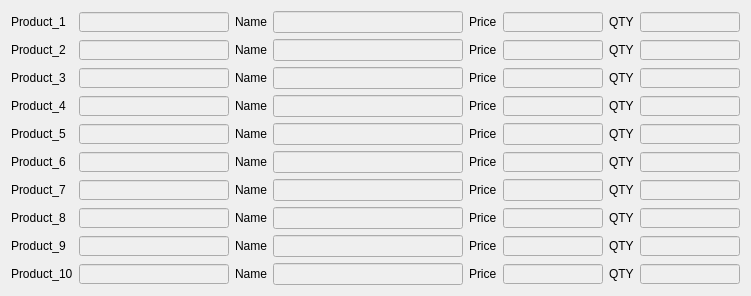
  <widget class="QWidget" name="gridLayoutWidget_3">
   <property name="geometry">
    <rect>
     <x>600</x>
     <y>220</y>
     <width>751</width>
     <height>276</height>
    </rect>
   </property>
   <layout class="QGridLayout" name="gridLayout_3">
    <item row="2" column="2">
     <widget class="QLabel" name="label_32">
      <property name="text">
       <string>Name</string>
      </property>
     </widget>
    </item>
    <item row="1" column="0">
     <widget class="QLabel" name="label_11">
      <property name="text">
       <string>Product_2</string>
      </property>
     </widget>
    </item>
    <item row="8" column="7">
     <widget class="QLineEdit" name="p9c">
      <property name="enabled">
       <bool>false</bool>
      </property>
      <property name="maximumSize">
       <size>
        <width>100</width>
        <height>20</height>
       </size>
      </property>
     </widget>
    </item>
    <item row="9" column="0">
     <widget class="QLabel" name="label_19">
      <property name="text">
       <string>Product_10</string>
      </property>
     </widget>
    </item>
    <item row="1" column="1">
     <widget class="QLineEdit" name="p2">
      <property name="enabled">
       <bool>false</bool>
      </property>
      <property name="maximumSize">
       <size>
        <width>150</width>
        <height>20</height>
       </size>
      </property>
     </widget>
    </item>
    <item row="0" column="1">
     <widget class="QLineEdit" name="p1">
      <property name="enabled">
       <bool>false</bool>
      </property>
      <property name="maximumSize">
       <size>
        <width>150</width>
        <height>20</height>
       </size>
      </property>
     </widget>
    </item>
    <item row="0" column="6">
     <widget class="QLabel" name="label_43">
      <property name="text">
       <string>QTY</string>
      </property>
     </widget>
    </item>
    <item row="9" column="5" alignment="Qt::AlignRight">
     <widget class="QLineEdit" name="p10p">
      <property name="enabled">
       <bool>false</bool>
      </property>
      <property name="maximumSize">
       <size>
        <width>100</width>
        <height>20</height>
       </size>
      </property>
     </widget>
    </item>
    <item row="0" column="0">
     <widget class="QLabel" name="label_10">
      <property name="text">
       <string>Product_1</string>
      </property>
     </widget>
    </item>
    <item row="4" column="3">
     <widget class="QLineEdit" name="p5m">
      <property name="enabled">
       <bool>false</bool>
      </property>
     </widget>
    </item>
    <item row="8" column="2">
     <widget class="QLabel" name="label_29">
      <property name="text">
       <string>Name</string>
      </property>
     </widget>
    </item>
    <item row="2" column="5" alignment="Qt::AlignRight">
     <widget class="QLineEdit" name="p3p">
      <property name="enabled">
       <bool>false</bool>
      </property>
      <property name="maximumSize">
       <size>
        <width>100</width>
        <height>20</height>
       </size>
      </property>
     </widget>
    </item>
    <item row="5" column="6">
     <widget class="QLabel" name="label_48">
      <property name="text">
       <string>QTY</string>
      </property>
     </widget>
    </item>
    <item row="2" column="0">
     <widget class="QLabel" name="label_12">
      <property name="text">
       <string>Product_3</string>
      </property>
     </widget>
    </item>
    <item row="2" column="4">
     <widget class="QLabel" name="label_9">
      <property name="text">
       <string>Price</string>
      </property>
     </widget>
    </item>
    <item row="1" column="2">
     <widget class="QLabel" name="label_31">
      <property name="text">
       <string>Name</string>
      </property>
     </widget>
    </item>
    <item row="5" column="1">
     <widget class="QLineEdit" name="p6">
      <property name="enabled">
       <bool>false</bool>
      </property>
      <property name="maximumSize">
       <size>
        <width>150</width>
        <height>20</height>
       </size>
      </property>
     </widget>
    </item>
    <item row="2" column="7" alignment="Qt::AlignRight">
     <widget class="QLineEdit" name="p3c">
      <property name="enabled">
       <bool>false</bool>
      </property>
      <property name="maximumSize">
       <size>
        <width>100</width>
        <height>20</height>
       </size>
      </property>
     </widget>
    </item>
    <item row="6" column="3">
     <widget class="QLineEdit" name="p7m">
      <property name="enabled">
       <bool>false</bool>
      </property>
     </widget>
    </item>
    <item row="5" column="0">
     <widget class="QLabel" name="label_15">
      <property name="text">
       <string>Product_6</string>
      </property>
     </widget>
    </item>
    <item row="7" column="6">
     <widget class="QLabel" name="label_50">
      <property name="text">
       <string>QTY</string>
      </property>
     </widget>
    </item>
    <item row="6" column="7" alignment="Qt::AlignRight">
     <widget class="QLineEdit" name="p7c">
      <property name="enabled">
       <bool>false</bool>
      </property>
      <property name="maximumSize">
       <size>
        <width>100</width>
        <height>20</height>
       </size>
      </property>
     </widget>
    </item>
    <item row="5" column="3">
     <widget class="QLineEdit" name="p6m">
      <property name="enabled">
       <bool>false</bool>
      </property>
     </widget>
    </item>
    <item row="2" column="3">
     <widget class="QLineEdit" name="p3m">
      <property name="enabled">
       <bool>false</bool>
      </property>
     </widget>
    </item>
    <item row="5" column="4">
     <widget class="QLabel" name="label_38">
      <property name="text">
       <string>Price</string>
      </property>
     </widget>
    </item>
    <item row="0" column="7" alignment="Qt::AlignRight">
     <widget class="QLineEdit" name="p1c">
      <property name="enabled">
       <bool>false</bool>
      </property>
      <property name="maximumSize">
       <size>
        <width>100</width>
        <height>20</height>
       </size>
      </property>
     </widget>
    </item>
    <item row="9" column="4">
     <widget class="QLabel" name="label_42">
      <property name="text">
       <string>Price</string>
      </property>
     </widget>
    </item>
    <item row="2" column="6">
     <widget class="QLabel" name="label_45">
      <property name="text">
       <string>QTY</string>
      </property>
     </widget>
    </item>
    <item row="1" column="3">
     <widget class="QLineEdit" name="p2m">
      <property name="enabled">
       <bool>false</bool>
      </property>
     </widget>
    </item>
    <item row="8" column="6">
     <widget class="QLabel" name="label_51">
      <property name="text">
       <string>QTY</string>
      </property>
     </widget>
    </item>
    <item row="1" column="6">
     <widget class="QLabel" name="label_44">
      <property name="text">
       <string>QTY</string>
      </property>
     </widget>
    </item>
    <item row="3" column="7" alignment="Qt::AlignRight">
     <widget class="QLineEdit" name="p4c">
      <property name="enabled">
       <bool>false</bool>
      </property>
      <property name="maximumSize">
       <size>
        <width>100</width>
        <height>20</height>
       </size>
      </property>
     </widget>
    </item>
    <item row="4" column="6">
     <widget class="QLabel" name="label_47">
      <property name="text">
       <string>QTY</string>
      </property>
     </widget>
    </item>
    <item row="1" column="4">
     <widget class="QLabel" name="label_13">
      <property name="text">
       <string>Price</string>
      </property>
     </widget>
    </item>
    <item row="4" column="7" alignment="Qt::AlignRight">
     <widget class="QLineEdit" name="p5c">
      <property name="enabled">
       <bool>false</bool>
      </property>
      <property name="maximumSize">
       <size>
        <width>100</width>
        <height>20</height>
       </size>
      </property>
     </widget>
    </item>
    <item row="8" column="1">
     <widget class="QLineEdit" name="p9">
      <property name="enabled">
       <bool>false</bool>
      </property>
      <property name="maximumSize">
       <size>
        <width>150</width>
        <height>20</height>
       </size>
      </property>
     </widget>
    </item>
    <item row="4" column="5" alignment="Qt::AlignRight">
     <widget class="QLineEdit" name="p5p">
      <property name="enabled">
       <bool>false</bool>
      </property>
      <property name="maximumSize">
       <size>
        <width>100</width>
        <height>200</height>
       </size>
      </property>
     </widget>
    </item>
    <item row="7" column="0">
     <widget class="QLabel" name="label_17">
      <property name="text">
       <string>Product_8</string>
      </property>
     </widget>
    </item>
    <item row="7" column="3">
     <widget class="QLineEdit" name="p8m">
      <property name="enabled">
       <bool>false</bool>
      </property>
     </widget>
    </item>
    <item row="7" column="1">
     <widget class="QLineEdit" name="p8">
      <property name="enabled">
       <bool>false</bool>
      </property>
      <property name="maximumSize">
       <size>
        <width>150</width>
        <height>20</height>
       </size>
      </property>
     </widget>
    </item>
    <item row="6" column="6">
     <widget class="QLabel" name="label_49">
      <property name="text">
       <string>QTY</string>
      </property>
     </widget>
    </item>
    <item row="7" column="5" alignment="Qt::AlignRight">
     <widget class="QLineEdit" name="p8p">
      <property name="enabled">
       <bool>false</bool>
      </property>
      <property name="maximumSize">
       <size>
        <width>100</width>
        <height>20</height>
       </size>
      </property>
     </widget>
    </item>
    <item row="6" column="5" alignment="Qt::AlignRight">
     <widget class="QLineEdit" name="p7p">
      <property name="enabled">
       <bool>false</bool>
      </property>
      <property name="maximumSize">
       <size>
        <width>100</width>
        <height>200</height>
       </size>
      </property>
     </widget>
    </item>
    <item row="6" column="4">
     <widget class="QLabel" name="label_39">
      <property name="text">
       <string>Price</string>
      </property>
     </widget>
    </item>
    <item row="7" column="7">
     <widget class="QLineEdit" name="p8c">
      <property name="enabled">
       <bool>false</bool>
      </property>
      <property name="maximumSize">
       <size>
        <width>100</width>
        <height>20</height>
       </size>
      </property>
     </widget>
    </item>
    <item row="6" column="1">
     <widget class="QLineEdit" name="p7">
      <property name="enabled">
       <bool>false</bool>
      </property>
      <property name="maximumSize">
       <size>
        <width>150</width>
        <height>20</height>
       </size>
      </property>
     </widget>
    </item>
    <item row="4" column="0">
     <widget class="QLabel" name="label_14">
      <property name="text">
       <string>Product_5</string>
      </property>
     </widget>
    </item>
    <item row="1" column="5" alignment="Qt::AlignRight">
     <widget class="QLineEdit" name="p2p">
      <property name="enabled">
       <bool>false</bool>
      </property>
      <property name="maximumSize">
       <size>
        <width>100</width>
        <height>20</height>
       </size>
      </property>
     </widget>
    </item>
    <item row="0" column="2">
     <widget class="QLabel" name="label_33">
      <property name="text">
       <string>Name</string>
      </property>
     </widget>
    </item>
    <item row="3" column="3">
     <widget class="QLineEdit" name="p4m">
      <property name="enabled">
       <bool>false</bool>
      </property>
     </widget>
    </item>
    <item row="5" column="2">
     <widget class="QLabel" name="label_36">
      <property name="text">
       <string>Name</string>
      </property>
     </widget>
    </item>
    <item row="2" column="1">
     <widget class="QLineEdit" name="p3">
      <property name="enabled">
       <bool>false</bool>
      </property>
      <property name="maximumSize">
       <size>
        <width>150</width>
        <height>20</height>
       </size>
      </property>
     </widget>
    </item>
    <item row="9" column="7">
     <widget class="QLineEdit" name="p10c">
      <property name="enabled">
       <bool>false</bool>
      </property>
      <property name="maximumSize">
       <size>
        <width>100</width>
        <height>20</height>
       </size>
      </property>
     </widget>
    </item>
    <item row="4" column="4">
     <widget class="QLabel" name="label_27">
      <property name="text">
       <string>Price</string>
      </property>
     </widget>
    </item>
    <item row="3" column="1">
     <widget class="QLineEdit" name="p4">
      <property name="enabled">
       <bool>false</bool>
      </property>
      <property name="maximumSize">
       <size>
        <width>150</width>
        <height>20</height>
       </size>
      </property>
     </widget>
    </item>
    <item row="8" column="4">
     <widget class="QLabel" name="label_41">
      <property name="text">
       <string>Price</string>
      </property>
     </widget>
    </item>
    <item row="0" column="3">
     <widget class="QLineEdit" name="p1m">
      <property name="enabled">
       <bool>false</bool>
      </property>
     </widget>
    </item>
    <item row="8" column="5" alignment="Qt::AlignRight">
     <widget class="QLineEdit" name="p9p">
      <property name="enabled">
       <bool>false</bool>
      </property>
      <property name="maximumSize">
       <size>
        <width>100</width>
        <height>20</height>
       </size>
      </property>
     </widget>
    </item>
    <item row="8" column="3">
     <widget class="QLineEdit" name="p9m">
      <property name="enabled">
       <bool>false</bool>
      </property>
     </widget>
    </item>
    <item row="4" column="2">
     <widget class="QLabel" name="label_35">
      <property name="text">
       <string>Name</string>
      </property>
     </widget>
    </item>
    <item row="5" column="5" alignment="Qt::AlignRight">
     <widget class="QLineEdit" name="p6p">
      <property name="enabled">
       <bool>false</bool>
      </property>
      <property name="maximumSize">
       <size>
        <width>100</width>
        <height>20</height>
       </size>
      </property>
     </widget>
    </item>
    <item row="1" column="7" alignment="Qt::AlignRight">
     <widget class="QLineEdit" name="p2c">
      <property name="enabled">
       <bool>false</bool>
      </property>
      <property name="maximumSize">
       <size>
        <width>100</width>
        <height>20</height>
       </size>
      </property>
     </widget>
    </item>
    <item row="3" column="2">
     <widget class="QLabel" name="label_34">
      <property name="text">
       <string>Name</string>
      </property>
     </widget>
    </item>
    <item row="9" column="2">
     <widget class="QLabel" name="label_30">
      <property name="text">
       <string>Name</string>
      </property>
     </widget>
    </item>
    <item row="7" column="4">
     <widget class="QLabel" name="label_40">
      <property name="text">
       <string>Price</string>
      </property>
     </widget>
    </item>
    <item row="0" column="5" alignment="Qt::AlignRight">
     <widget class="QLineEdit" name="p1p">
      <property name="enabled">
       <bool>false</bool>
      </property>
      <property name="minimumSize">
       <size>
        <width>60</width>
        <height>0</height>
       </size>
      </property>
      <property name="maximumSize">
       <size>
        <width>100</width>
        <height>20</height>
       </size>
      </property>
     </widget>
    </item>
    <item row="6" column="0">
     <widget class="QLabel" name="label_16">
      <property name="text">
       <string>Product_7</string>
      </property>
     </widget>
    </item>
    <item row="8" column="0">
     <widget class="QLabel" name="label_18">
      <property name="text">
       <string>Product_9</string>
      </property>
     </widget>
    </item>
    <item row="4" column="1">
     <widget class="QLineEdit" name="p5">
      <property name="enabled">
       <bool>false</bool>
      </property>
      <property name="maximumSize">
       <size>
        <width>150</width>
        <height>20</height>
       </size>
      </property>
     </widget>
    </item>
    <item row="6" column="2">
     <widget class="QLabel" name="label_37">
      <property name="text">
       <string>Name</string>
      </property>
     </widget>
    </item>
    <item row="3" column="6">
     <widget class="QLabel" name="label_46">
      <property name="text">
       <string>QTY</string>
      </property>
     </widget>
    </item>
    <item row="3" column="5" alignment="Qt::AlignRight">
     <widget class="QLineEdit" name="p4p">
      <property name="enabled">
       <bool>false</bool>
      </property>
      <property name="maximumSize">
       <size>
        <width>100</width>
        <height>20</height>
       </size>
      </property>
     </widget>
    </item>
    <item row="3" column="0">
     <widget class="QLabel" name="label_20">
      <property name="text">
       <string>Product_4</string>
      </property>
     </widget>
    </item>
    <item row="9" column="6">
     <widget class="QLabel" name="label_52">
      <property name="text">
       <string>QTY</string>
      </property>
     </widget>
    </item>
    <item row="9" column="1">
     <widget class="QLineEdit" name="p10">
      <property name="enabled">
       <bool>false</bool>
      </property>
      <property name="maximumSize">
       <size>
        <width>150</width>
        <height>20</height>
       </size>
      </property>
     </widget>
    </item>
    <item row="3" column="4">
     <widget class="QLabel" name="label_21">
      <property name="text">
       <string>Price</string>
      </property>
     </widget>
    </item>
    <item row="0" column="4">
     <widget class="QLabel" name="label_22">
      <property name="text">
       <string>Price</string>
      </property>
     </widget>
    </item>
    <item row="9" column="3">
     <widget class="QLineEdit" name="p10m">
      <property name="enabled">
       <bool>false</bool>
      </property>
     </widget>
    </item>
    <item row="7" column="2">
     <widget class="QLabel" name="label_28">
      <property name="text">
       <string>Name</string>
      </property>
     </widget>
    </item>
    <item row="5" column="7" alignment="Qt::AlignRight">
     <widget class="QLineEdit" name="p6c">
      <property name="enabled">
       <bool>false</bool>
      </property>
      <property name="maximumSize">
       <size>
        <width>100</width>
        <height>20</height>
       </size>
      </property>
     </widget>
    </item>
   </layout>
  </widget>
